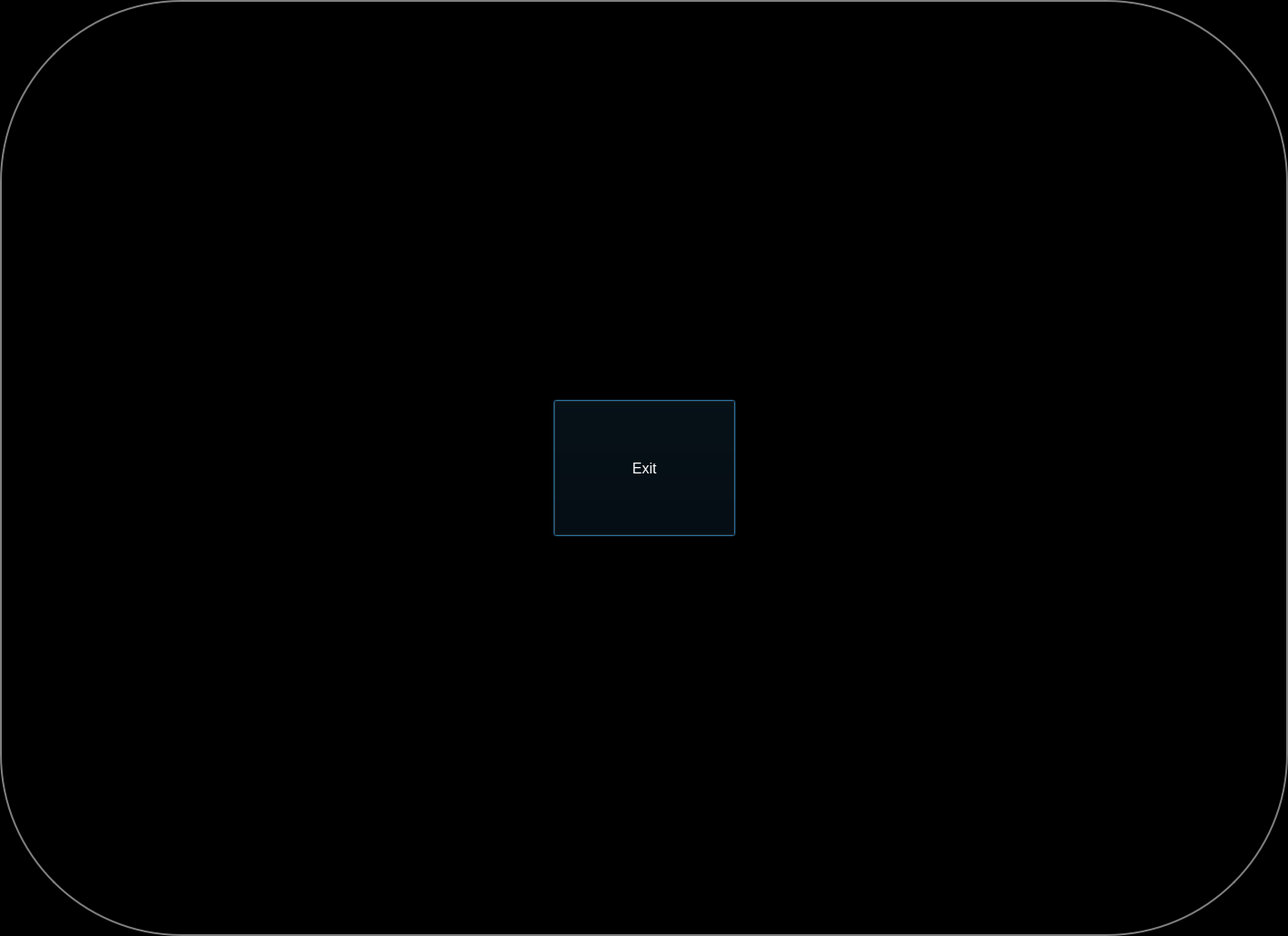
<?xml version="1.0" encoding="UTF-8"?>
<ui version="4.0">
 <class>EmptyDialog</class>
 <widget class="QDialog" name="EmptyDialog">
  <property name="geometry">
   <rect>
    <x>0</x>
    <y>0</y>
    <width>1417</width>
    <height>1030</height>
   </rect>
  </property>
  <property name="windowTitle">
   <string>Dialog</string>
  </property>
  <property name="styleSheet">
   <string notr="true">QWidget{
background-color: black;
color: white;
}
QLabel{
font: 20pt &quot;Helvetica Neue&quot;;
}
QLabel#labelInfo{
font: 12pt &quot;Helvetica Neue&quot;;
}
QLineEdit{
font: 20pt &quot;Helvetica Neue&quot;;
color: #A9A9A9;
}
QFrame{
border: 0px;
}
QPushButton{
font: 12pt;
color: white;
}
QDialog{
border: 2px solid grey; 
border-radius: 200px;
}
QLineEdit{
border-top: 0px;
border-bottom: 2px solid grey;
}
QLabel#labelTitle{
border-bottom: 2px solid grey;
font: 30pt &quot;Helvetica Neue&quot;;
font-weight: 600
}
QFrame#frameDone{
background-color:#262626;
border-radius: 10px;
}
QFrame#frameBack{
background-color:#636363;
border-radius: 10px;
}
QListWidget{
font: 24pt &quot;Helvetica Neue&quot;;
}
</string>
  </property>
  <layout class="QGridLayout" name="gridLayout">
   <item row="0" column="1">
    <spacer name="verticalSpacer">
     <property name="orientation">
      <enum>Qt::Vertical</enum>
     </property>
     <property name="sizeHint" stdset="0">
      <size>
       <width>20</width>
       <height>422</height>
      </size>
     </property>
    </spacer>
   </item>
   <item row="1" column="0">
    <spacer name="horizontalSpacer">
     <property name="orientation">
      <enum>Qt::Horizontal</enum>
     </property>
     <property name="sizeHint" stdset="0">
      <size>
       <width>591</width>
       <height>20</height>
      </size>
     </property>
    </spacer>
   </item>
   <item row="1" column="1">
    <widget class="QPushButton" name="pushButton">
     <property name="sizePolicy">
      <sizepolicy hsizetype="Preferred" vsizetype="Preferred">
       <horstretch>0</horstretch>
       <verstretch>0</verstretch>
      </sizepolicy>
     </property>
     <property name="minimumSize">
      <size>
       <width>200</width>
       <height>150</height>
      </size>
     </property>
     <property name="text">
      <string>Exit</string>
     </property>
    </widget>
   </item>
   <item row="1" column="2">
    <spacer name="horizontalSpacer_2">
     <property name="orientation">
      <enum>Qt::Horizontal</enum>
     </property>
     <property name="sizeHint" stdset="0">
      <size>
       <width>590</width>
       <height>20</height>
      </size>
     </property>
    </spacer>
   </item>
   <item row="2" column="1">
    <spacer name="verticalSpacer_2">
     <property name="orientation">
      <enum>Qt::Vertical</enum>
     </property>
     <property name="sizeHint" stdset="0">
      <size>
       <width>20</width>
       <height>422</height>
      </size>
     </property>
    </spacer>
   </item>
  </layout>
 </widget>
 <resources/>
 <connections/>
</ui>
